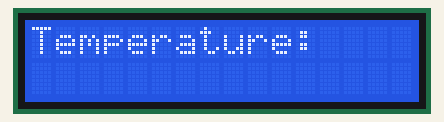
Simulated run of this sketch. Board: ESP8266 (NodeMCU). Shown: 16×2 character LCD.

Above: at 0.1 s.
At 1.1 s:
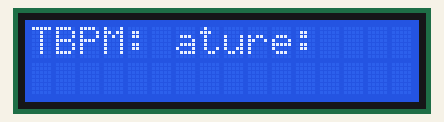

Measured:
- what the display in image 1 shows lasts 1.0 s, from 1.1 s to 2.1 s

The sketch:

LCD_Display.ino
```cpp
#include <LiquidCrystal.h>

LiquidCrystal lcd(D0, D1, D3, D4, D5, D8);

void setup()
{
   lcd.begin(16, 2);
}

void lcd_display()
{
   lcd.clear();
   lcd.setCursor(0, 0);
   lcd.print("Temperature: ");
   delay(1000);
   lcd.setCursor(1, 0);
   lcd.print("BPM: ");
   delay(1000);
}
void loop()
{
  lcd_display();
}
```
